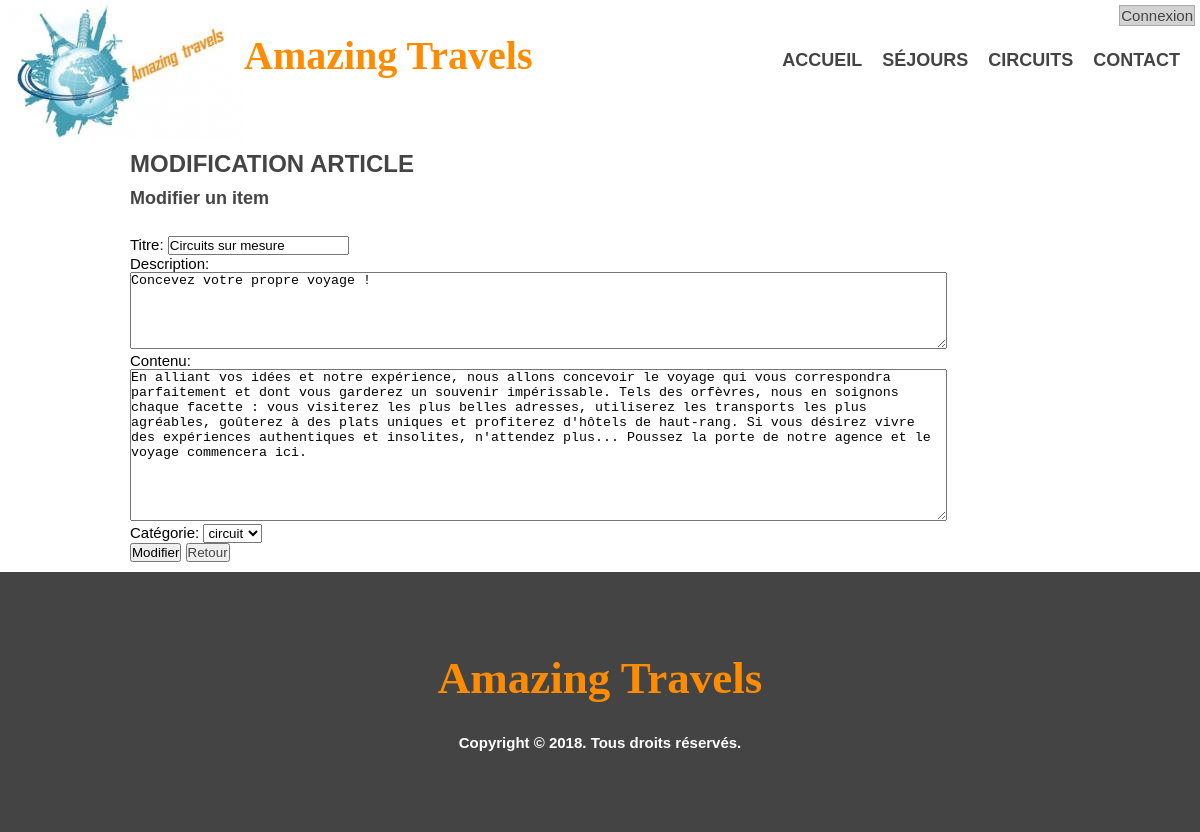
Screenshot of /article_modif.php?id=4 with the database file from the repository.
### tables this page shows
CREATE TABLE `article` (
  `id` int(4) NOT NULL,
  `category` int(3) NOT NULL,
  `content` text NOT NULL,
  `image` varchar(255) NOT NULL,
  `title` varchar(100) NOT NULL,
  `description` varchar(300) NOT NULL,
  `last_author` int(4) NOT NULL,
  `last_date` datetime NOT NULL DEFAULT CURRENT_TIMESTAMP
);

### reception.php (called while the page is built)
<?php
function check($data)
{
    $data = trim($data);
    $data = stripslashes($data);
    $data = htmlspecialchars($data);
    $searched_chars= array('{','}','%');
    $clean_data= str_replace($searched_chars,"",$data);
    return $clean_data;
}
?>

### article_modif.php (the view, shortened to what this page needs)
<?php
    require 'reception.php';
    $isSuccess = $isUpdate = $titleError = $descriptionError = $categoryError = $contentError = $title = $description = $content = $category = $author = "";
    $db = Database::connect();
        $statement = $db->prepare("SELECT id FROM user WHERE login = ?");
        $login = $_SESSION['login'];
        $statement->execute(array($login));
        $item = $statement->fetch();
        $author = $item['id'];
    if(!empty($_GET['id']))
    {
        $isUpdate = true;
        $id = check($_GET['id']);
    }
    if(!empty($_POST))
    {
        $title              = check($_POST['title']);
        $description        = check($_POST['description']);
        $category           = check($_POST['category']);
        $content            = check($_POST['content']);
        $lastupdate         = check($_POST['update']);
        $isSuccess          = true;
        if(($isSuccess)&&($isUpdate))
        {
            $db = Database::connect();
            $statement = $db->prepare("UPDATE article SET title = ?, description = ?, category = ?, content = ?, last_author = ?, last_date = ? WHERE id = ?");
            $statement->execute(array($title,$description,$category,$content,$author,$lastupdate,$id));
            Database::disconnect();
            header("Location: backoffice.php");
        }
        elseif(($isSuccess)&&($isUpdate == false))
        {
            $db = Database::connect();
            try
            {
                $statement = $db->prepare("INSERT INTO article (category,content,title,description,last_author) values(?, ?, ?, ?, ?)");
                $statement->execute(array($category,$content,$title,$description,$author));
            }
            catch(PDOException $e)
            {
                die($e->getMessage());
            }
            Database::disconnect();
            header("Location: backoffice.php");
        }
    }
    elseif((empty($_POST))&&($isUpdate))
    {
        $db = Database::connect();
            $statement = $db->prepare("SELECT * FROM article where id = ?");
            $statement->execute(array($id));
            $item = $statement->fetch();
            $title          = $item['title'];
            $description    = $item['description'];
            $content        = $item['content'];
            $category       = $item['category'];
    }
?>
<!DOCTYPE html>
<html>
    <head>
        <link rel="stylesheet" href="css/style.css" type='text/css'>
    </head>
    <body>
        <?php include ('menu.php'); ?>
         <article id='article_update'>
            <div class='wrapper'>
                <?php
                    if($isUpdate)
                    {
                        echo "<h3>MODIFICATION ARTICLE</h3>";
                        echo "<h4>Modifier un item</h4>";
                    }
                    else
                    {
                        echo "<h3>INSERTION ARTICLE</h3>";
                        echo "<h4>Ajouter un item</h4>";
                    }
                ?>
                    <br>
                    <div>
                    <form action="<?php
                                  if(isset($id))
                                      echo 'article_modif.php?id='.$id;
                                  else
                                      echo 'article_modif.php';
                                  ?>"
                          method="post" enctype="multipart/form-data">
                        <label for="title">Titre:</label>
                        <input type="text" id="title" name="title" placeholder="titre" value="<?php echo $title;?>">
                        <br>
                        <label for="description">Description:</label><br>
                        <textarea id="description" name="description" placeholder="Description" cols='100' rows='5' ><?php echo $description;?></textarea>
                        <br>
                        <label for="content">Contenu: </label><br>
                        <textarea id="content" name="content" placeholder="Contenu" cols='100' rows='10' ><?php echo $content;?></textarea>
                        <br>
                        <label for="category">Catégorie:</label>
                        <select id="category" name="category">
                        <?php
                           $db = Database::connect();
                           foreach ($db->query('SELECT * FROM category') as $row)
                           {
                                if($row['id'] == $category)
                                    echo '<option selected="selected" value="'. $row['id'] .'">'. $row['name'] . '</option>';
                                else
                                    echo '<option value="'. $row['id'] .'">'. $row['name'] . '</option>';;
                           }
                        ?>
                        </select>
                        <br>
                        <div>
                            <button type="submit">
                            <?php
                                if($isUpdate) echo "Modifier";
                                else echo "Ajouter";
                            ?>
                            </button>
                            <button><a href="backoffice.php">Retour</a></button>
                       </div>
                    </form>
                </div>
            </div>
        </article>
        <?php include ('footer.php'); ?>
    </body>
</html>

### css/style.css (style rules this page uses)
* { margin:0px ; padding:0px ; }
body, html { height:100%; }
body { font-family:sans-serif,arial; font-size: 15px; }
h3 { color:#444; font-size: 24px; }
h4 { color:#444; font-size:18px; }
a { text-decoration :none; color:#444; }
.wrapper { width:940px; margin:0 auto; padding:0 10px; }
#article_update { padding:10px; }
#article_update h4 { margin:10px 0px; }

### rows the page displays
article: title "Circuits sur mesure", description "Concevez votre propre voyage !", content "En alliant vos idées et notre expérience, nous allons concevoir le voyage qui vous correspondra parfaitement et dont vous garderez un souvenir impérissable. Tels des orfèvres, nous en soignons chaque facette : vous visiterez les plus belles adresses, utiliserez les transports les plus agréables, goûterez à des plats uniques et profiterez d'hôtels de haut-rang. Si vous désirez vivre des expériences authentiques et insolites, n'attendez plus... Poussez la porte de notre agence et le voyage commencera ici."

### other values shown
form field category "circuit"
